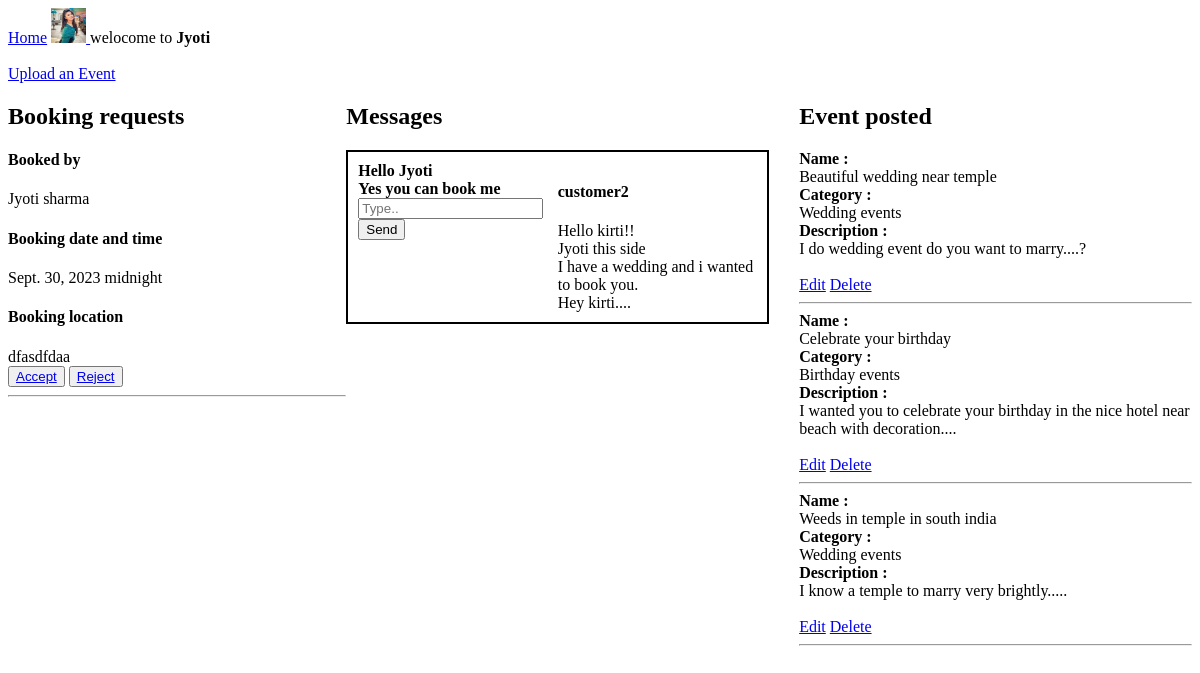
Page /home-E/ (signed in) on the committed database.
### EventPlanner/models.py (models this page shows, shortened)
class UserProfile(models.Model):
    user = models.OneToOneField(User,on_delete=models.CASCADE)
    user_type = models.CharField(choices=user_type_choices,max_length=50)
    contact_info = models.CharField(max_length=200,blank=True,null=True,verbose_name='Contact information')
    company_name = models.CharField(max_length=50,blank=True,null=True)
    website = models.URLField(max_length=200,blank=True,null=True)
    about = models.TextField(blank=True,null=True)
    city = models.CharField(max_length=20,null=False,blank=False)
    state = models.CharField(max_length=20,null=False,blank=False)
    location = models.TextField(blank=True,null=True)
    service_offered = models.TextField(blank=True,null=True)
    profile_picture = models.ImageField(upload_to = 'images/',null=True,blank = True)

class Event(models.Model):
    category = models.ForeignKey(Category,on_delete=models.CASCADE)
    event_planner = models.ForeignKey(User,on_delete=models.CASCADE,null=True)
    name = models.CharField(max_length=100)
    description = models.TextField(null=True,blank=True)

class Category(models.Model):
    name = models.CharField(max_length=100)
    def __str__(self):
        return self.name

### customer/models.py (models this page shows)
class Booking(models.Model):
    user = models.ForeignKey(User,on_delete=models.CASCADE,related_name='booking_user',null=False)
    venue = models.ForeignKey(Venue, on_delete=models.CASCADE,null=True)
    vendor = models.ForeignKey(User, on_delete=models.CASCADE,null=True)
    date = models.DateField(null=True)
    time = models.TimeField(null=True)
    location = models.CharField(max_length=150,null=True,blank=True)
    booking_accepted = models.BooleanField(null=True,blank=True)

class Messages(models.Model):
    sender = models.ForeignKey(User,on_delete=models.CASCADE,null=False,blank=False)
    receiver = models.ForeignKey(User,on_delete=models.CASCADE,null=False,blank=False,related_name = 'receiver')
    message = models.TextField(null=False,blank=False)
    created=models.DateTimeField(auto_now_add = True)

### EventPlanner/views.py (the view)
# urls.py: path('home-E/',views.home),
@login_required(login_url='/login-E/')
def home(request):
    if request.user.userprofile.user_type == 'is_event_planner':
        bookings = Booking.objects.filter(vendor = request.user)
        events = Event.objects.filter(event_planner = request.user)
        received_dict,sent_dict =  Messages_display(request)
        context = {'bookings':bookings,'received_dict':received_dict,'sent_dict':sent_dict,'MessageForm':MessageForm,'events':events}
        return render(request,'EventPlanner/home.html',context)

### EventPlanner/templates/EventPlanner/home.html (shortened to what this page needs)
{% extends 'navbar.html' %}
{% block content %}
{% load static %}
<br>
<br>
<div>
    <a href="/create-event/">Upload an Event</a>
</div>
<div class="outer-grid-div">
    <div>
        <h2>Booking requests</h2>
        {% for booking in bookings %}
        <div>
            <div>
                <h4>Booked by</h4>
            </div>
            <div>{{booking.user.first_name}} {{booking.user.last_name}}</div>
            <div>
                <h4>Booking date and time</h4>
            </div>
            <div>{{booking.date}} {{booking.time}}</div>
            <div>
                <h4>Booking location</h4>
            </div>
            <div>{{booking.location}}</div>
        </div>
        {% if booking.booking_accepted is None %}
        <button><a href="/accept-booking/{{booking.id}}/accepted/">Accept</a> </button>
        <button><a href="/accept-booking/{{booking.id}}/rejected/">Reject</a></button>
        {% elif booking.booking_accepted is False %}
        <p class="rejected">Rejected</p>
        {% else %}
        <p class="accepted">Accepted</p>
        <hr>
        {% endif %}
        {% endfor %}
        <hr>
    </div>
    <div>
            <h2>Messages</h2>
        {% for sender,messages in received_dict.items %}
        <div class="gird-div">
            <div>
                {% for receiver,msgs in sent_dict.items %}
                {% if receiver == sender %}
                {% for msg in msgs %}
                <div><b>{{msg}}</b></div>
                {% endfor %}
                {% endif %}
                {% endfor %}
                <form action="/create-message/" method="POST">
                    <input type="text" name="message" placeholder="Type..">
                    <input type="submit" value="Send">
                </form>
            </div>
            <div>
                <h4>{{sender}}</h4>
                {% for message in messages %}
                <div>{{message}}</div>
                {% endfor %}
            </div>
        </div>
        {% endfor %}
    </div>
    <div class="event-div">
        <h2>Event posted</h2>
        {% for event in events %}
        <div><b>Name :</b></div>
        <div>{{event.name}}</div>
        <div><b>Category :</b></div>
        <div>{{event.category}}</div>
        <div><b>Description :</b></div>
        <div>{{event.description}}</div>
        <br>
        <a href="/edit-event/{{event.id}}/">Edit</a>
        <a href="/delete-event/{{event.id}}/">Delete</a>
        <hr>
        {% endfor %}
    </div>
</div>
{% endblock %}

### templates/navbar.html (shortened to what this page needs)
<!DOCTYPE html>
<html lang="en">
<head>
    {% load static %}
</head>
<body>
    {% if not request.user.is_authenticated %}
    <h5>
        <a href="/sign-up-is_customer/">Create account </a>
        <a href="/login-C/">Sign in </a>
    </h5>
    <h5>
        <a href="/sign-up-is_event_planner/">Want to become Event planner</a>
        <a href="/login-E/">Sign in </a>
    </h5>
    {% else %}
    {% if request.user.userprofile.user_type == 'is_event_planner' %}
    <a href="/home-E/">Home</a>
    {% endif %}
    {% if request.user.userprofile.user_type == 'is_event_planner' %}
        {% if request.user.userprofile.profile_picture %}
    <a href="/profile/">
            <img src="{{request.user.userprofile.profile_picture.url}}" alt="" width="35" height="35">
    </a>
        {% else %}
        <a href="/profile/">
            <img src="/static/images/No profile.jpeg" alt="" width="35" height="35">
        </a>
        {% endif %}
    {% else %}
    <a href="/profile/">Profile</a>
    {% endif %}
    {% endif %}
    {% if request.user.is_authenticated %}
    welocome to <b>{{request.user.first_name}}</b>
    {% endif %}
    {% block content %}{% endblock %}
</body>
</html>

### EventPlanner/templates/EventPlanner/home.html (style rules this page uses)
.gird-div { display: grid; grid-template-columns: 1fr 1fr; border: 2px solid #000; padding: 10px; }
.outer-grid-div { display: grid; grid-template-columns: 0.8fr 1fr 1fr; }
.event-div { margin-left: 30px; }

### rows in the picture
Booking: user.first_name "Jyoti", user.last_name "sharma", date "Sept. 30, 2023", time "midnight", location "dfasdfdaa"
Messages: msgs "Hello Jyoti"
Messages: msgs "Yes you can book me"
Messages: messages "Hello kirti!!"
Messages: messages "Jyoti this side"
Messages: messages "I have a wedding and i wanted to book you."
Messages: messages "Hey kirti...."
Event: name "Beautiful wedding near temple", category "Wedding events", description "I do wedding event do you want to marry....?"
Event: name "Celebrate your birthday", category "Birthday events", description "I wanted you to celebrate your birthday in the nice hotel near beach with decoration...."
Event: name "Weeds in temple in south india", category "Wedding events", description "I know a temple to marry very brightly....."

### other values in the picture
{{ request.user.first_name }} "Jyoti"
{{ sender }} "customer2"
